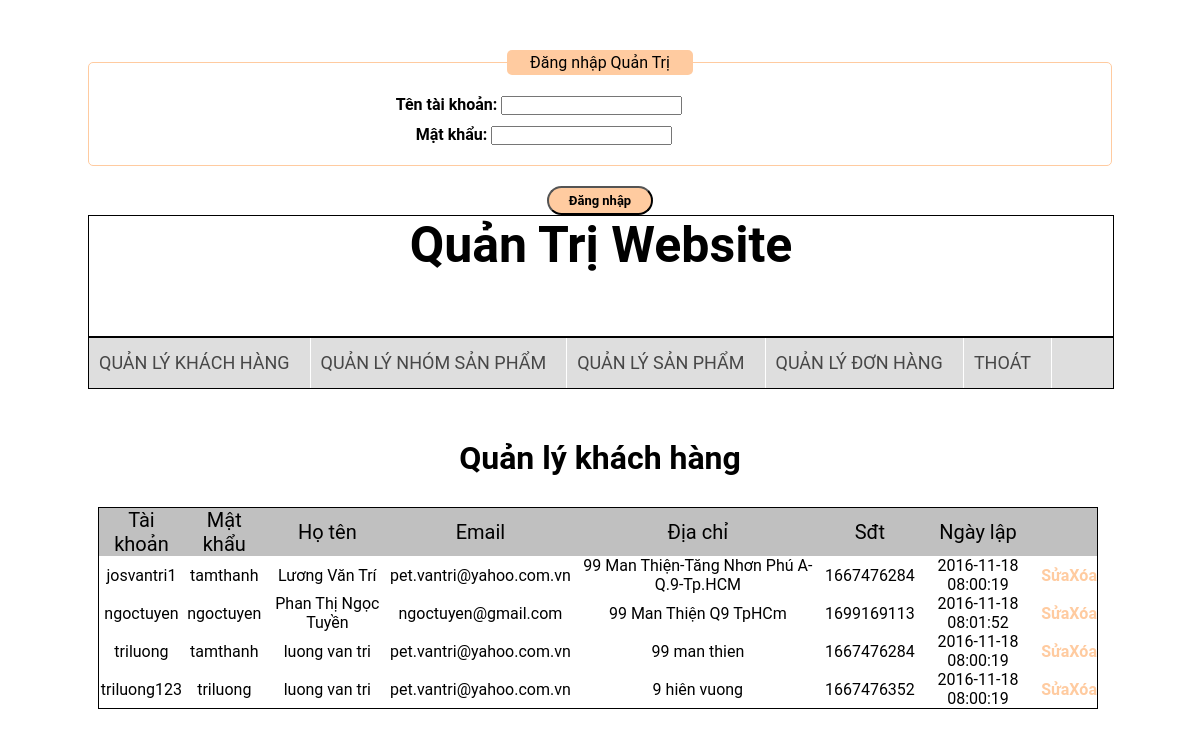
The page /menshop/quanlykh.php on the database its author committed.
### tables this page shows
CREATE TABLE `khachhang` (
  `username` varchar(20) NOT NULL,
  `password` varchar(50) NOT NULL,
  `fullname` varchar(50) NOT NULL,
  `email` varchar(50) NOT NULL,
  `diachi` varchar(50) NOT NULL,
  `sdt` int(11) NOT NULL,
  `role` tinyint(1) NOT NULL,
  `ngaylap` timestamp NOT NULL DEFAULT CURRENT_TIMESTAMP ON UPDATE CURRENT_TIMESTAMP
);

### menshop/quanlykh.php (the view, shortened to what this page needs)
<?php
    if(isset($_SESSION['admin'])){
    }else {
        include_once('loginAdmin.php');
    }
?>
<html>
	<head>
	   	<link rel="stylesheet" type="text/css" href="css/style.css" title="style">
	</head>
	<body>
        <div class="container">
            <div class="header_qt">Quản Trị Website</div>
            <div class="menu_qt">
                <ul>
                    <li><a href="quanlykh.php" style="font-size: 18px; padding-right:20px;">Quản lý khách hàng</a>
                    <li><a href="quanlynsp.php" style="font-size: 18px; padding-right:20px;">Quản lý nhóm sản phẩm</a></li>
                    <li><a href="quanlysp.php" style="font-size: 18px; padding-right:20px;">Quản lý sản phẩm</a></li>
                    <li><a href="quanlydh.php" style="font-size: 18px; padding-right:20px;">Quản lý đơn hàng</a></li>
                    <li><a href="logoutadmin.php" style="font-size: 18px; padding-right:20px;">Thoát</a></li>
                </ul>
            </div>
            <div class="conten_qt">
                <?php
                    include('includes/mysqli_connect.php');
                ?>
                    <h1 style="text-align: center; margin-top: 50px;">Quản lý khách hàng</h1>
                    <form action="" method="POST">
                    <table style="border-collapse: collapse;border: 1px solid;; width: 1000px; display: table; margin-left: 10px; margin-top: 30px; margin-bottom: 50px;">
                        <thead style="background: silver; font-size: 20px; font: bolder;">
                            <tr>
                                <td style="text-align: center;">Tài khoản</td>
                                <td style="text-align: center;">Mật khẩu</td>
                                <td style="text-align: center;">Họ tên</td>
                                <td style="text-align: center;">Email</td>
                                <td style="text-align: center;">Địa chỉ</td>
                                <td style="text-align: center;">Sđt</td>
                                <td style="text-align: center;">Ngày lập</td>
                                <td style="text-align: center;"></td>
                                <td style="text-align: center;"></td>
                            </tr>
                        </thead>
                        <tbody>
                            <?php
                                $query = mysqli_query($dbc,"select * from khachhang");
                                while($row = mysqli_fetch_array($query)){
                            ?>
                                <tr>
                                    <td style="text-align: center;"><?php echo $row['username']?></td>
                                    <td style="text-align: center;"><?php echo $row['password']?></td>
                                    <td style="text-align: center;"><?php echo $row['fullname']?></td>
                                    <td style="text-align: center;"><?php echo $row['email']?></td>
                                    <td style="text-align: center;"><?php echo $row['diachi']?></td>
                                    <td style="text-align: center;"><?php echo $row['sdt']?></td>
                                    <td style="text-align: center;"><?php echo $row['ngaylap']?></td>
                                    <td><a href="?suasp=<?php echo $row['username']?>" style="color: #FFCBA0; text-decoration: none; font-weight: bold;">Sửa</a> </a></td>
                                    <td><a href="?xoasp=<?php echo $row['username']?>" style="color: #FFCBA0; text-decoration: none; font-weight: bold;">Xóa</a></td>
                                </tr>
                            <?php }?>
                        </tbody>
                </table>
            </form>
            </div>
        </div>
    </body>
 </html>

### menshop/css/style.css (style rules this page uses)
body { font-family: "Roboto","segoe ui",Helvetica,Arial,sans-serif; }
* { margin: 0; padding: 0 }
.container { width: 1024px; height: auto; margin: auto; }
.header_qt { width: 1024px;height: 120px; border: 1px solid; font-size: 50px; text-align: center; font-weight: bold; }
.menu_qt { width: 1024px; height: 50px; background:#DEDEDE; border: 1px solid }
.menu_qt ul { width: 1024px; height: 50px; list-style: none; float: left; }
.menu_qt ul li { float: left; line-height: 50px; margin-left: 10px; position: relative; text-align: center; }
.menu_qt ul li a { text-decoration: none; color: #000; display: block; float: left;color: #474747;border-right: 1px solid #fff; text-transform: uppercase; white-space: nowrap; }

### rows shown on the page
khachhang: username "josvantri1", password "tamthanh", fullname "Lương Văn Trí", email "pet.vantri@yahoo.com.vn", diachi "99 Man Thiện-Tăng Nhơn Phú A-Q.9-Tp.HCM", sdt "1667476284", ngaylap "2016-11-18 08:00:19"
khachhang: username "ngoctuyen", password "ngoctuyen", fullname "Phan Thị Ngọc Tuyền", email "ngoctuyen@gmail.com", diachi "99 Man Thiện Q9 TpHCm", sdt "1699169113", ngaylap "2016-11-18 08:01:52"
khachhang: username "triluong", password "tamthanh", fullname "luong van tri", email "pet.vantri@yahoo.com.vn", diachi "99 man thien", sdt "1667476284", ngaylap "2016-11-18 08:00:19"
khachhang: username "triluong123", password "triluong", fullname "luong van tri", email "pet.vantri@yahoo.com.vn", diachi "9 hiên vuong", sdt "1667476352", ngaylap "2016-11-18 08:00:19"
